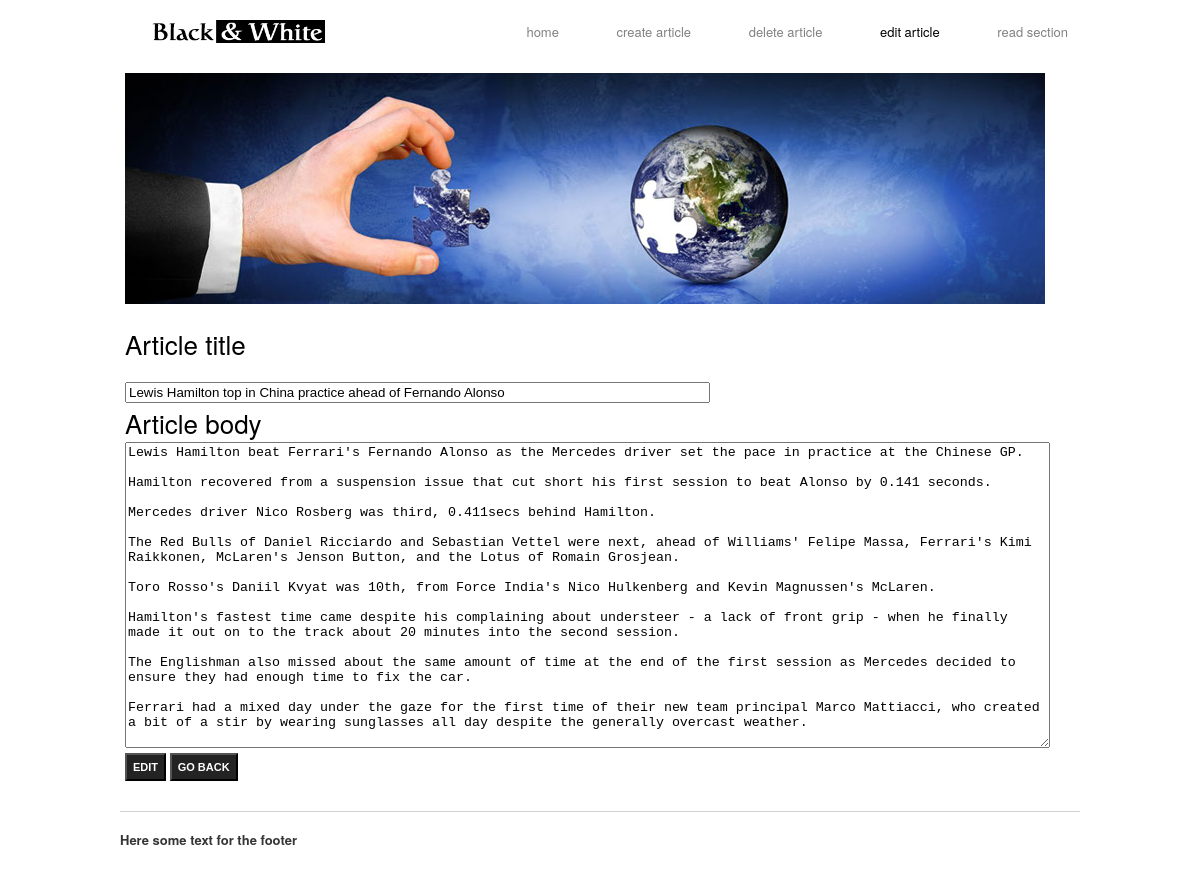
Page /edit_single_view.php?id=8 on the committed database.
### tables this page shows
CREATE TABLE IF NOT EXISTS `article` (
  `id` int(11) NOT NULL AUTO_INCREMENT,
  `title` varchar(145) NOT NULL,
  `body` varchar(2000) NOT NULL,
  PRIMARY KEY (`id`),
  UNIQUE KEY `id_UNIQUE` (`id`)
);

### database.php (called while the page is built, shortened)
<?php
class db {
	protected $hostname = '';
	protected $username = '';
	protected $password = '';
	function __construct()
	{
		$this->connection = mysql_connect($this->hostname, $this->username, $this->password) or die( 'Cannot connect ' . mysql_errno());
	}
	public function selectOne($id)
	{
		return mysql_query("SELECT * FROM article WHERE id=$id");
	}
	public function fetchAssoc($result)
	{
		return mysql_fetch_assoc($result);
	}
}

### edit_single_view.php (the view, shortened to what this page needs)
<?php
require_once('database.php');
$database = new db();
$id       = $_GET['id'];
$results  = $database->selectOne($id);
if($database->affectedRows())
{
	$article = $database->fetchAssoc($results);
	$title   = $article['title'];
	$body    = $article['body'];
}
?>
<nav>
	<ul>
		<li><a href="home.php">Home</a></li>
		<li><a href="add_article.php">Create Article</a></li>
		<li><a href="delete_article.php">Delete Article</a></li>
		<li><a href="edit_article.php" class="selected">Edit Article</a></li>
		<li><a href="read_section.php">Read Section</a></li>
	</ul>
</nav>
</header>
	<div class="main clearfix">
		<div class="grid_24 work">
			<img src="images/edit.jpg">
			<form action="" method="POST">
				<h2><label for="article_title">Article title</label></h2>
				<br>
				<input type="text" name="article_title" id="article_title" maxlength="70" size="70"
				value="<?php echo $title; ?>">
				<h2><label for="article_body">Article body</label></h2>
				<textarea name="article_body" name="article_body" id="article_body" rows="20" cols="113"><?php echo $body; ?></textarea>
				<input type="submit" value="Edit" name="edit_article" class="button">
				<input type="submit" class='button' name="go_back" value="Go back">
			</form>
		</div>
	</div>

### css/text.css (style rules this page uses)
body { font: 13px/1.5 "Helvetica Neue", Arial, "Liberation Sans", FreeSans, sans-serif; }
h2 { font-size: 23px; }
ul { list-style: disc; }
li { margin-left: 30px; }
p, dl, hr, h1, h2, h3, h4, h5, h6, ol, ul, pre, table, address, fieldset, figure { margin-bottom: 20px; }

### css/960_24_col.css (style rules this page uses)
body { min-width: 960px; }
.container_24 { margin-left: auto; margin-right: auto; width: 960px; }
.grid_1, .grid_2, .grid_3, .grid_4, .grid_5, .grid_6, .grid_7, .grid_8, .grid_9, .grid_10, .grid_11, .grid_12, .grid_13, .grid_14, .grid_15, .grid_16, .grid_17, .grid_18, .grid_19, .grid_20, .grid_21, .grid_22, .grid_23, .grid_24 { display: inline; float: left; margin-left: 5px; margin-right: 5px; word-wrap:break-word; }
.container_24 .grid_24 { width: 950px; }
.clearfix:before, .clearfix:after, .container_24:before, .container_24:after { content: '.'; display: block; overflow: hidden; visibility: hidden; font-size: 0; line-height: 0; width: 0; height: 0; }
.clearfix:after, .container_24:after { clear: both; }
.clearfix, .container_24 { zoom: 1; }

### css/main.css (style rules this page uses)
header img { padding: 10px; }
header { overflow: hidden; }
.logo { margin-bottom: 20px; }
nav { float: right; padding-top: 12px; }
nav li { display: inline; padding: 12px; }
nav a { text-transform: lowercase; }
.main { margin-top: 20px; }
footer { clear: both; border-top: 1px solid #d1d1d1; padding-top: 18px; margin-top: 30px; }
.work h2, .work h4 { font-weight: normal; font-size: 26px; }
.work h2 { margin-bottom: 0; }
.work img { margin-bottom: 20px; margin-top: -25px; }
.container_24 { margin-top: 10px; }
p { font-size: 13px; line-height: 20px; color: #353535; }
a { text-decoration: none; color: gray; }
a:hover, .selected { color: black; }
.button { background: #242324; padding: 6px; color: white; text-transform: uppercase; font-weight: bold; font-size: 11px; }

### rows in the picture
article: article_title "Lewis Hamilton top in China practice ahead of Fernando Alonso", article_body "Lewis Hamilton beat Ferrari's Fernando Alonso as the Mercedes driver set the pace in practice at the Chinese GP. Hamilton recovered from a suspension issue that cut short his first session to beat Alonso by 0.141 seconds. Mercedes driver Nico Rosberg was third, 0.411secs behind Hamilton. The Red Bulls of Daniel Ricciardo and Sebastian Vettel were next, ahead of Williams' Felipe Massa, Ferrari's Kimi Raikkonen, McLaren's Jenson Button, and the Lotus of Romain Grosjean. Toro Rosso's Daniil Kvyat was 10th, from Force India's Nico Hulkenberg and Kevin Magnussen's McLaren. Hamilton's fastest time came despite his complaining about understeer - a lack of front grip - when he finally made it out…"
